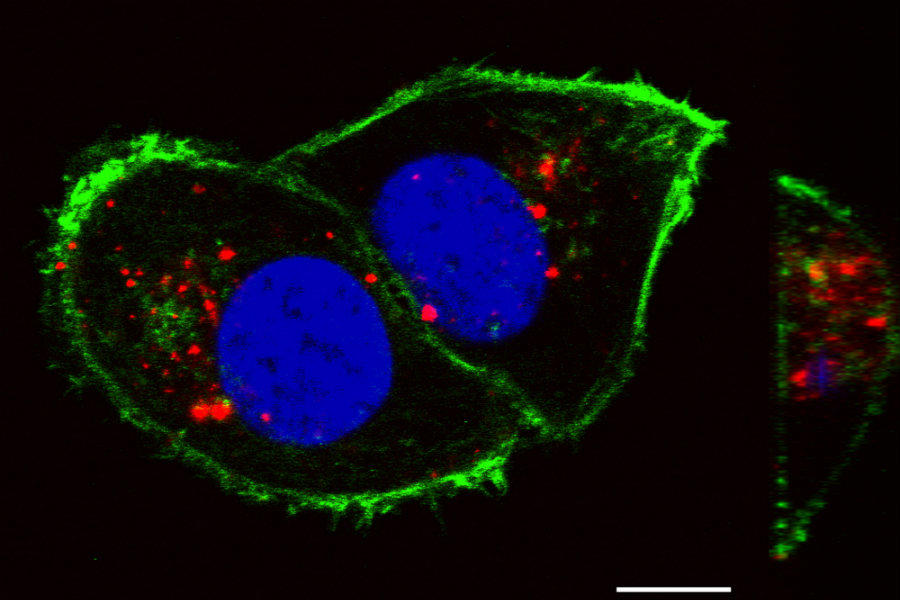
#> input picture Processamento_Imagem/Segmentacao/images/cancer_cell.jpg, 900 x 600 px
$ jupyter execute segmentacao_imagem.ipynb
#> lines starting #> are read from the running program, lines starting #| are printed output that depends on the picture; after the words box and inside, x2 and y2 are one past the last pixel; in counts of white or black regions, pixels touching at a corner belong together
[cell 1]
import numpy as np
import cv2
from skimage.filters import threshold_multiotsu
from skimage.restoration import denoise_tv_chambolle
import matplotlib.pyplot as plt

### Segmentação manual e automática (OTSU)

[cell 2]
#Video Playlist: https://www.youtube.com/playlist?list=PLHae9ggVvqPgyRQQOtENr6hK0m1UquGaG
img = cv2.imread("images/cancer_cell.jpg")
#> img is the input picture: shape (600, 900, 3); mean B, G, R 16.8, 12.4, 12.4
plt.imshow(img)

[cell 3]
#cv2 imports in BGR
blue_channel = img[:,:,2]
green_channel = img[:,:,1]
red_channel = img[:,:,0]

[cell 4]
############# Segmentação manual ##########################
manual_ret_red, manual_thresh_red = cv2.threshold(red_channel, 60, 255, cv2.THRESH_BINARY) #cell nuclei
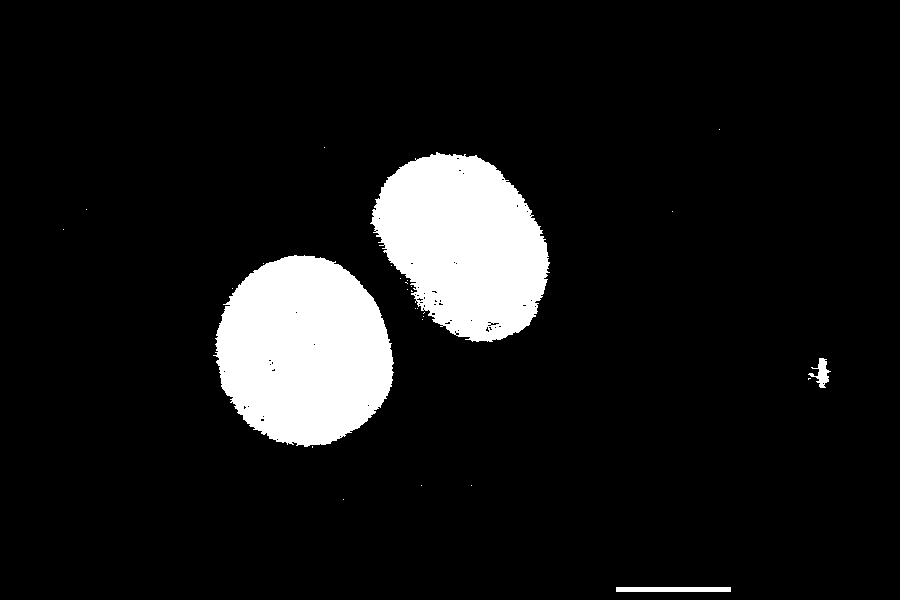
#> manual_thresh_red: shape (600, 900); 9.4% white; 28 white regions (24 under 20 px), largest, box (x1, y1, x2, y2) and area: (213, 255, 394, 447) 26184, (370, 152, 550, 342) 23766, (616, 587, 731, 592) 575, (808, 358, 831, 388) 286
manual_ret_green, manual_thresh_green = cv2.threshold(green_channel, 70, 255, cv2.THRESH_BINARY) #cell membrane
#> manual_thresh_green: shape (600, 900); 4.7% white; 536 white regions (456 under 20 px), largest, box (x1, y1, x2, y2) and area: (458, 64, 730, 335) 8279, (47, 133, 240, 263) 4811, (300, 434, 519, 519) 3005
manual_ret_blue, manual_thresh_blue = cv2.threshold(blue_channel, 80, 255, cv2.THRESH_BINARY) #cell marker
#> manual_thresh_blue: shape (600, 900); 1.2% white; 133 white regions (87 under 20 px), largest, box (x1, y1, x2, y2) and area: (808, 256, 881, 288) 990, (189, 396, 234, 422) 792, (616, 587, 731, 592) 575
fig = plt.figure(figsize=(12, 12))
ax1 = fig.add_subplot(2,2,1)
ax1.imshow(manual_thresh_blue, cmap='gray')
ax1.title.set_text('Blue')
ax2 = fig.add_subplot(2,2,2)
ax2.imshow(manual_thresh_green, cmap='gray')
ax2.title.set_text('Green')
ax3 = fig.add_subplot(2,2,3)
ax3.imshow(manual_thresh_red, cmap='gray')
ax3.title.set_text('Red')
plt.show()

####################################################################

[cell 5]
############# Segmentação automática (OTSU) ##########################
ret_blue, thresh_blue = cv2.threshold(blue_channel,0,255,cv2.THRESH_BINARY+cv2.THRESH_OTSU)
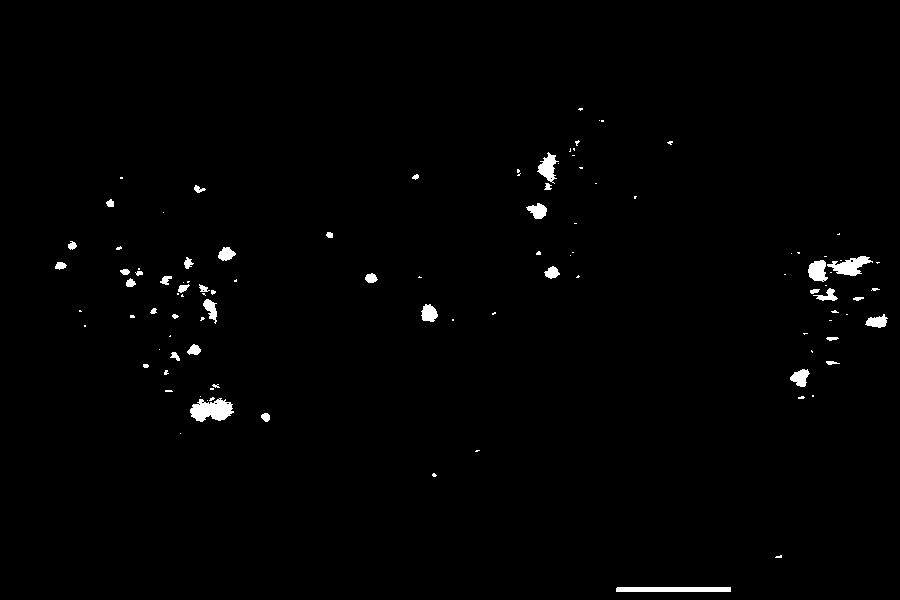
#> thresh_blue: shape (600, 900); 1% white; 105 white regions (67 under 20 px), largest, box (x1, y1, x2, y2) and area: (190, 398, 234, 422) 705, (616, 587, 731, 592) 574, (827, 256, 873, 276) 468
#> ret_blue = 93
ret_green, thresh_green = cv2.threshold(green_channel,0,255,cv2.THRESH_BINARY+cv2.THRESH_OTSU)
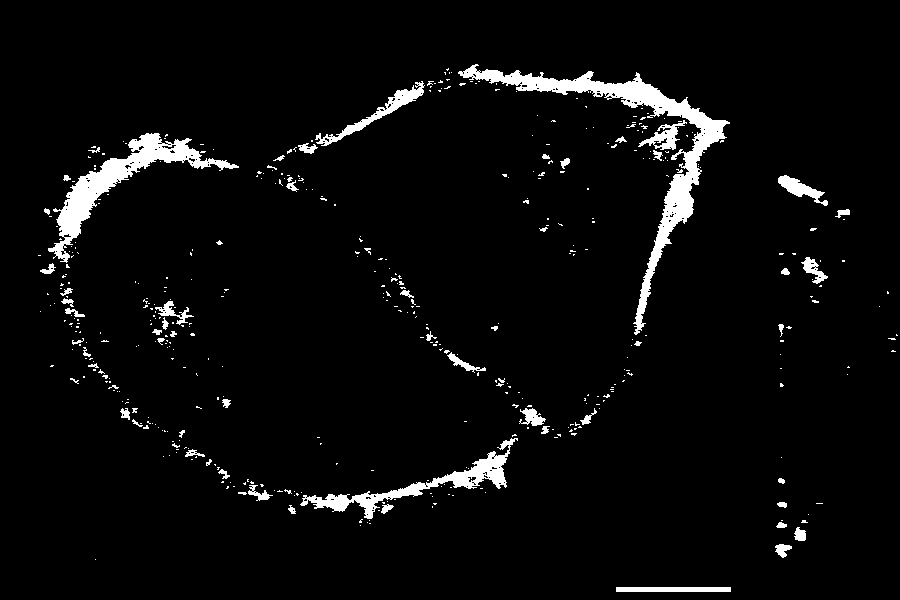
#> thresh_green: shape (600, 900); 4.1% white; 463 white regions (400 under 20 px), largest, box (x1, y1, x2, y2) and area: (458, 64, 730, 335) 7118, (48, 133, 239, 263) 4499, (300, 438, 518, 519) 2737
#> ret_green = 79
ret_red, thresh_red = cv2.threshold(red_channel,0,255,cv2.THRESH_BINARY+cv2.THRESH_OTSU)
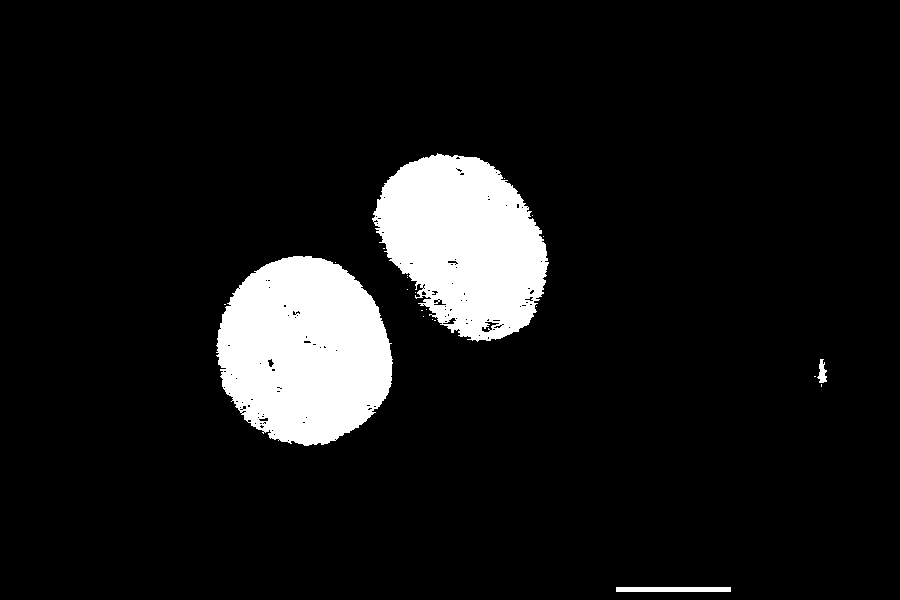
#> thresh_red: shape (600, 900); 9.1% white; 22 white regions (18 under 20 px), largest, box (x1, y1, x2, y2) and area: (216, 256, 393, 446) 25539, (372, 153, 549, 342) 22737, (616, 587, 731, 592) 575, (817, 359, 827, 383) 141
#> ret_red = 80
print(f'threshold values of B: {ret_blue}, G: {ret_green}, R: {ret_red}')
#| threshold values of B: 93.0, G: 79.0, R: 80.0

regions_blue=np.digitize(blue_channel, bins=np.array([ret_blue]))
#> regions_blue: shape (600, 900) int64; values 0 (black) and 1 (white), 1% white; 103 white regions (65 under 20 px), largest, box (x1, y1, x2, y2) and area: (808, 256, 874, 282) 796, (190, 398, 234, 422) 708, (616, 587, 731, 592) 574
regions_green=np.digitize(green_channel, bins=np.array([ret_green]))
#> regions_green: shape (600, 900) int64; values 0 (black) and 1 (white), 4.2% white; 477 white regions (412 under 20 px), largest, box (x1, y1, x2, y2) and area: (458, 64, 730, 335) 7172, (48, 133, 239, 263) 4546, (300, 438, 518, 519) 2766
regions_red=np.digitize(red_channel, bins=np.array([ret_red]))
#> regions_red: shape (600, 900) int64; values 0 (black) and 1 (white), 9.1% white; 19 white regions (15 under 20 px), largest, box (x1, y1, x2, y2) and area: (216, 256, 393, 446) 25575, (372, 153, 549, 342) 22797, (616, 587, 731, 592) 575, (817, 359, 828, 383) 145

fig = plt.figure(figsize=(12, 12))
ax1 = fig.add_subplot(2,2,1)
ax1.imshow(regions_blue)
ax1.title.set_text('Blue')
ax2 = fig.add_subplot(2,2,2)
ax2.imshow(regions_green)
ax2.title.set_text('Green')
ax3 = fig.add_subplot(2,2,3)
ax3.imshow(regions_red)
ax3.title.set_text('Red')
plt.show()

####################################################################

### Segmentação de imagem de múltiplos canais e operadores morfológicos

[cell 6]
color_img = cv2.imread("images/cancer_cell.jpg")
img = cv2.cvtColor(color_img, cv2.COLOR_BGR2GRAY)
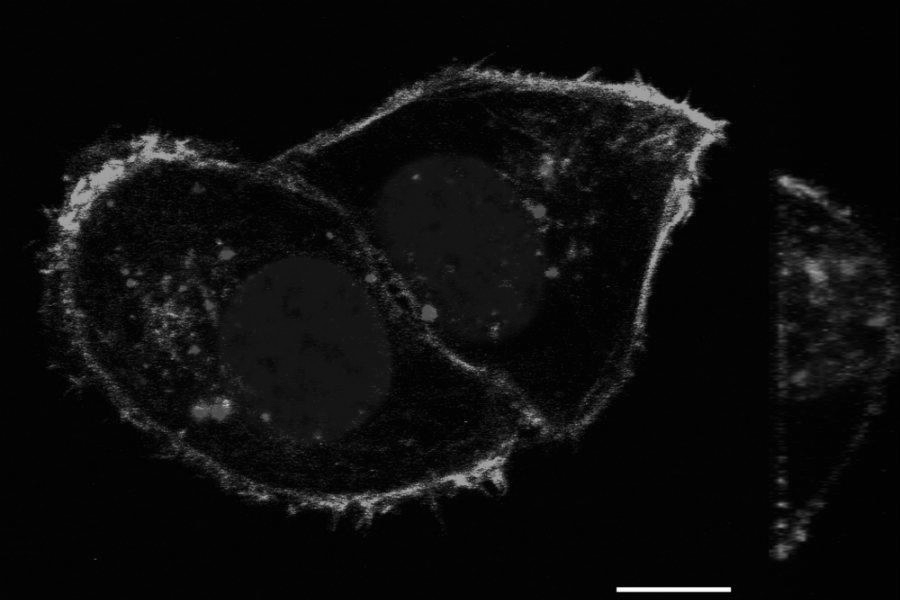
#> img: shape (600, 900); min 0, max 255, mean 12.9
plt.imshow(img)

[cell 7]
denoised_img = denoise_tv_chambolle(img, weight=0.1, eps=0.0002, max_num_iter=200)
plt.imshow(denoised_img, cmap='gray')

[cell 8]
##################MANUAL########################
#Can perform manual segmentation but auto works fine
region1 = (img >= 0) & (img <75)
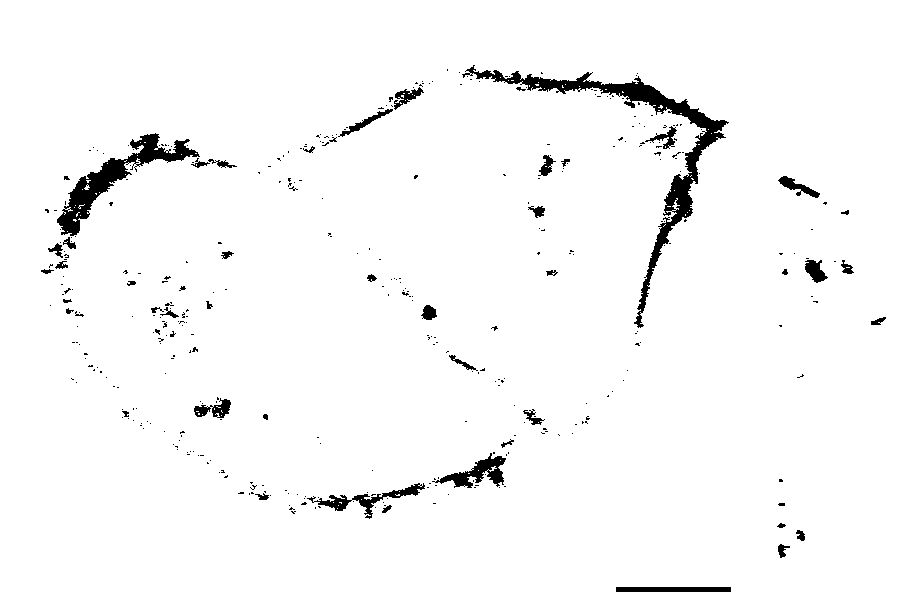
#> region1: shape (600, 900) bool; 97.1% white; 389 black regions (341 under 20 px), largest, box (x1, y1, x2, y2) and area: (462, 65, 729, 328) 5339, (57, 133, 200, 236) 3082, (432, 453, 506, 488) 930
region2 = (img >= 75) & (img <140)
#> region2: shape (600, 900) bool; 2.1% white in thin lines or dots, all inside (x1, y1, x2, y2) = (41, 65, 886, 592)
region3 = (img >= 140) & (img <200)
#> region3: shape (600, 900) bool; 0.75% white; 161 white regions (137 under 20 px), largest, box (x1, y1, x2, y2) and area: (603, 83, 725, 131) 965, (90, 165, 124, 189) 415, (141, 136, 180, 160) 305
region4 = (img >= 200) & (img <=255)
#> region4: shape (600, 900) bool; 0.08% white; 1 white region, box (x1, y1, x2, y2) and area: (617, 588, 731, 592) 449
all_regions = np.zeros((img.shape[0], img.shape[1], 3)) #Create 3 channel blank image of same size as original
all_regions[region1] = (1,0,0)
all_regions[region2] = (0,1,0)
all_regions[region3] = (0,0,1)
all_regions[region4] = (1,1,0)
plt.imshow(all_regions)
##############################################
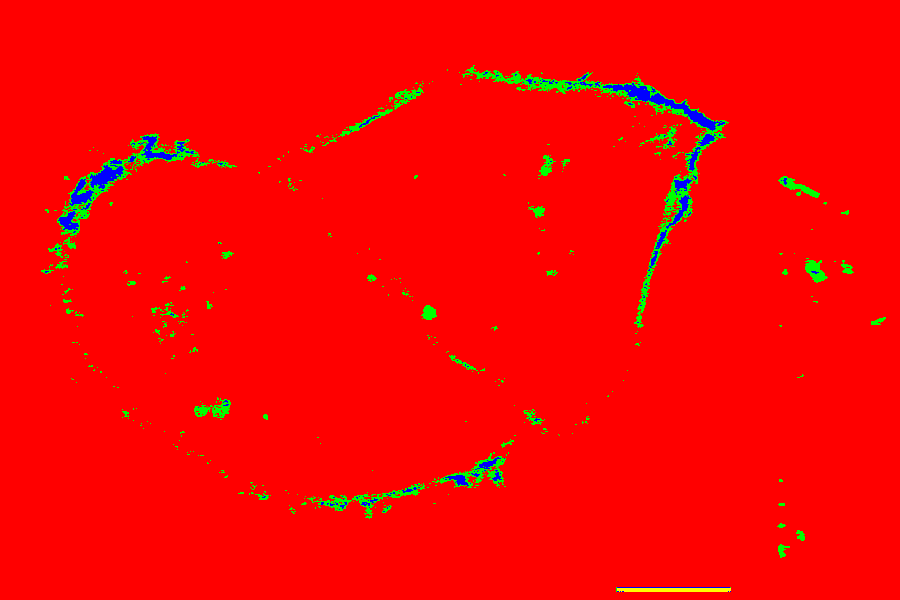
#> shown: shape (600, 900, 3) float64; mean R, G, B 0.971, 0.0218, 0.00753

[cell 9]
####AUTO###########################
# Apply multi-Otsu threshold
thresholds = threshold_multiotsu(img, classes=4)
#> thresholds = [13, 44, 105]

# Digitize (segment) original image into multiple classes.
#np.digitize assign values 0, 1, 2, 3, ... to pixels in each class.
regions = np.digitize(img, bins=thresholds)
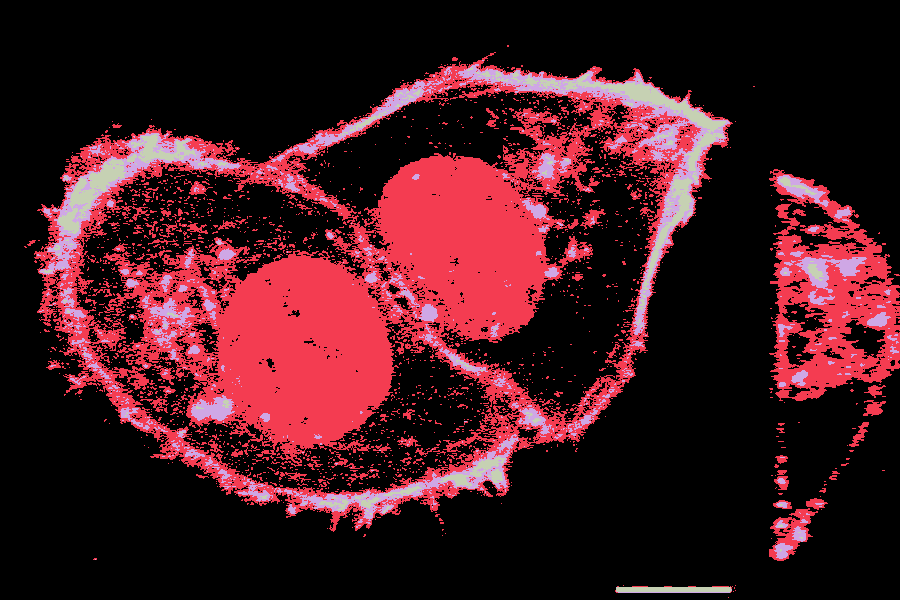
#> regions: shape (600, 900) int64; 4 distinct labels, from 0 to 3; one colour per label, 0 black
plt.imshow(regions, cmap='plasma')
